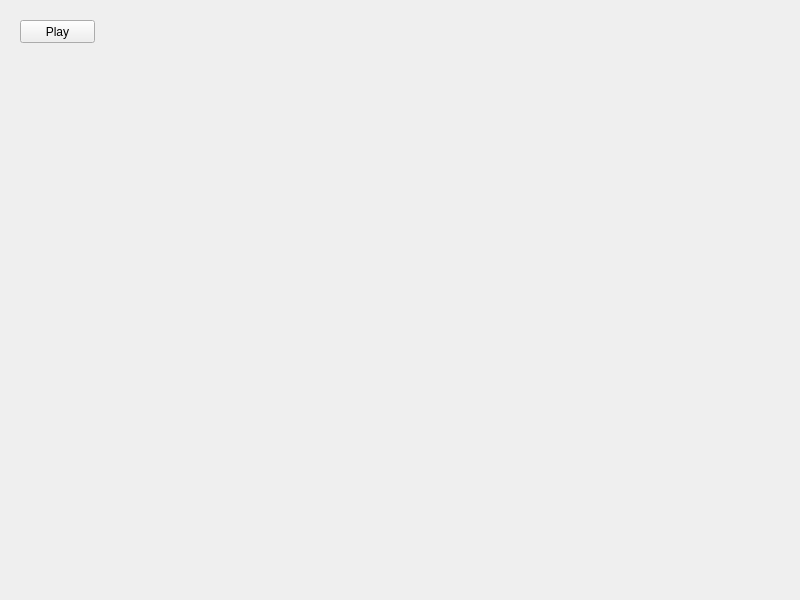
<?xml version="1.0" encoding="UTF-8"?>
<ui version="4.0">
 <class>FormMain</class>
 <widget class="QWidget" name="FormMain">
  <property name="geometry">
   <rect>
    <x>0</x>
    <y>0</y>
    <width>800</width>
    <height>600</height>
   </rect>
  </property>
  <property name="windowTitle">
   <string>FormMain</string>
  </property>
  <widget class="QPushButton" name="btnPlay">
   <property name="geometry">
    <rect>
     <x>20</x>
     <y>20</y>
     <width>75</width>
     <height>23</height>
    </rect>
   </property>
   <property name="text">
    <string>Play</string>
   </property>
  </widget>
 </widget>
 <resources/>
 <connections/>
</ui>
